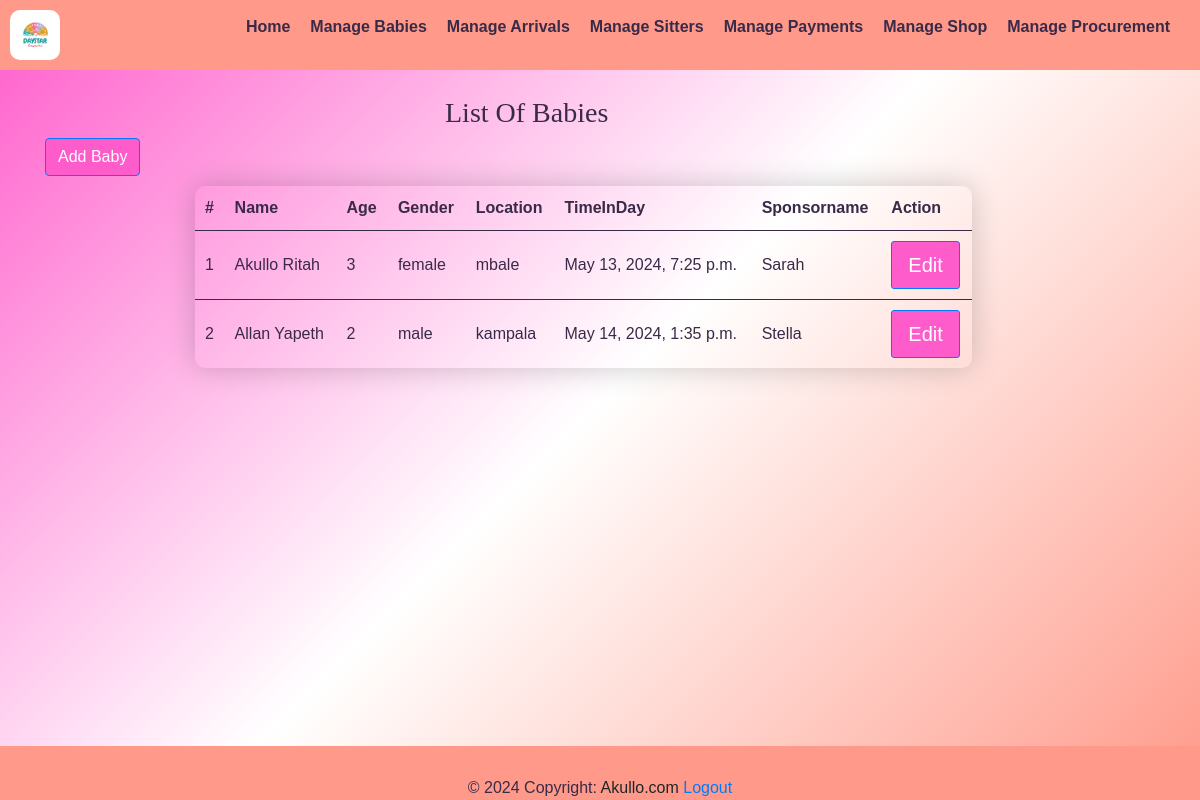
Before: /home/baby_list/ (signed in) with the older database file.
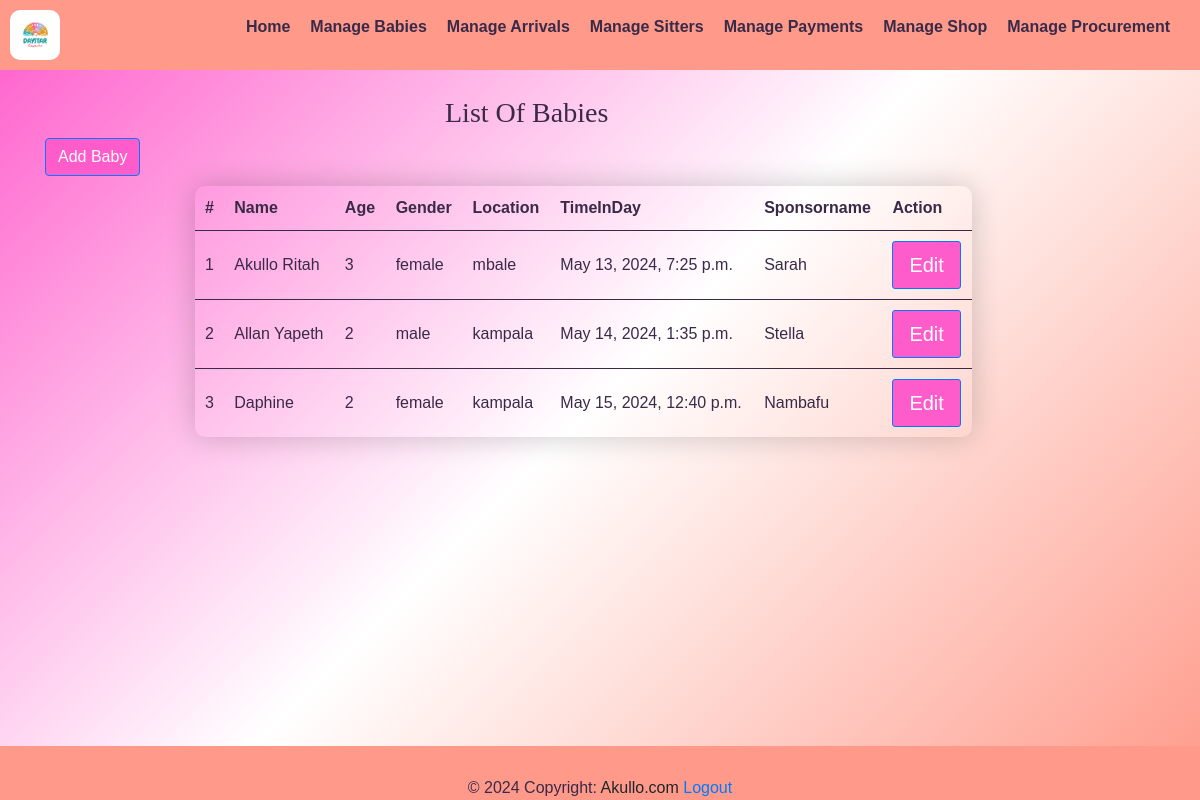
After: the same page with the newer database file.
### yariapp/models.py (models this page shows, shortened)
class Babyform(models.Model):
    c_stay = models.ForeignKey(CategoryStay,on_delete=models.CASCADE, null=True)
    b_name = models.CharField(max_length=100,null=True)
    gender = models.CharField(max_length=100,null=True)
    age = models.IntegerField(default=0)
    location = models.CharField(max_length=50,null=True)
    sponsorname = models.CharField(max_length=100,null=True)
    timeInDay = models.DateTimeField(default=timezone.now)

### yariapp/views.py (the view)
# urls.py: path('home/baby_list/', views.baby_list, name='baby_list'),
@login_required
def baby_list(request):
    babies = Babyform.objects.all()
    return render(request, 'baby_list.html', {'babies': babies})

### yariapp/templates/baby_list.html (shortened to what this page needs)
{% extends 'base.html' %}
{% load static %}
{% block content %}
<div class="navbar">
    <img src="{% static 'images/logo.png' %}" alt="Logo" style="width: 50px; height: auto;border-radius: 10px;">
  <ul class="nav-links">
      <li><a href="{% url 'home' %}"><strong>Home</strong></a></li>
      <li><a href="{% url 'baby_list' %}"><strong>Manage Babies</strong></a></li>
      <li class="dropdown">
        <a href="#" class="dropbtn"><strong>Manage Arrivals</strong></a>
      <li><a href="{% url 'sitters_list' %}"><strong>Manage Sitters</strong></a></li>
      <li class="dropdown">
            <a href="#"><strong>Manage Payments</strong></a>
      <li><a href="{% url 'shop_list' %}"><strong>Manage Shop</strong></a></li>
      <li><a href="{% url 'pro_list' %}"><strong>Manage Procurement</strong></a></li>
  </ul>
  </div>
    <div class="container">
        <table class="table table-striped">
            <table class="styled-table">
              <h3 style="font-family: 'Times New Roman', Times, serif;padding-left: 400px;">List Of Babies</h3>
              <div class="add-sitter-button">
                <a href="{% url 'baby' %}" class="btn btn-primary" style="background-color: #FF5CCB;">Add Baby</a>
            </div>
                <thead>
                  <tr> <th scope="col">#</th>
                    <th scope="col">Name</th>
                    <th scope="col">Age</th>
                    <th scope="col">Gender</th>
                    <th scope="col">Location</th>
                    <th scope="col">TimeInDay</th>
                    <th scope="col">Sponsorname</th>
                    <th scope="col">Action</th>
                  </tr>
                </thead>
                <tbody>
                  {% for baby in babies %}
                    <tr>
                      <td>{{ baby.id}}</td>
                      <td>{{ baby.b_name }}</td>
                      <td>{{ baby.age }}</td>
                      <td>{{ baby.gender }}</td>
                      <td>{{ baby.location }}</td>
                      <td>{{ baby.timeInDay }}</td>
                      <td>{{ baby.sponsorname }}</td>
                      <td><a href="{% url 'baby_edit' baby.id %}" class="btn btn-primary btn-lg" style="background-color: #FF5CCB; border-radius: 3px;">Edit</a></td>
                    </tr>
                  {% endfor %}
                </tbody>
              </table>
    {% endblock %}

Changed rows visible on the page:
added Babyform: id "3", b_name "Daphine", age "2", gender "female", location "kampala", timeInDay "May 15, 2024, 12:40 p.m.", sponsorname "Nambafu"
